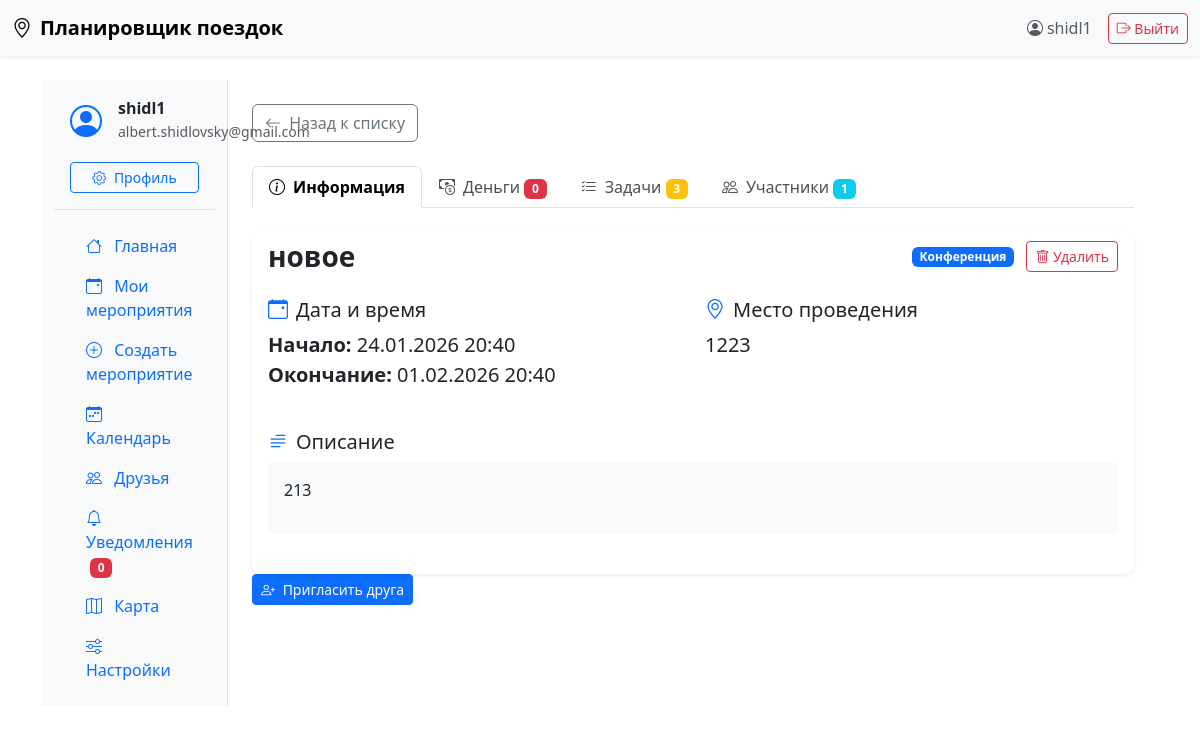
Screenshot of /events/16/ (signed in) with the database file from the repository.
### trips/models.py (models this page shows, shortened)
class Event(models.Model):
    EVENT_TYPES = [
        ('meeting', 'Встреча'),
        ('party', 'Вечеринка'),
        ('conference', 'Конференция'),
        ('training', 'Тренинг'),
        ('other', 'Другое'),
    ]
    LOCATION_TYPES = [
        ('address', 'Адрес'),
        ('online', 'Онлайн'),
        ('map', 'Точка на карте'),
    ]
    user = models.ForeignKey(User, on_delete=models.CASCADE, verbose_name='Пользователь')
    title = models.CharField(max_length=200, verbose_name='Название')
    description = models.TextField(blank=True, verbose_name='Описание')
    event_type = models.CharField(max_length=20, choices=EVENT_TYPES, default='meeting', verbose_name='Тип')
    start_datetime = models.DateTimeField(verbose_name='Дата и время начала')
    end_datetime = models.DateTimeField(null=True, blank=True, verbose_name='Дата и время окончания')
    location_type = models.CharField(max_length=10, choices=LOCATION_TYPES, default='address', verbose_name='Тип места')
    address = models.CharField(max_length=500, blank=True, verbose_name='Адрес')
    online_link = models.URLField(blank=True, verbose_name='Онлайн-ссылка')
    latitude = models.FloatField(null=True, blank=True, verbose_name='Широта')
    longitude = models.FloatField(null=True, blank=True, verbose_name='Долгота')
    created_at = models.DateTimeField(auto_now_add=True, verbose_name='Создано')
    updated_at = models.DateTimeField(auto_now=True, verbose_name='Обновлено')
    is_active = models.BooleanField(default=True, verbose_name='Активно')
    class Meta:
        ordering = ['-start_datetime']
        verbose_name = 'Мероприятие'
        verbose_name_plural = 'Мероприятия'
    def get_location_display(self):
        if self.location_type == 'address':
            return self.address
        elif self.location_type == 'online':
            return f"Онлайн: {self.online_link}"
        elif self.location_type == 'map':
            return f"Точка на карте: {self.address}"
        return "Место не указано"

### trips/views.py (the view, shortened to what this page needs)
# urls.py: path('events/<int:event_id>/', event_detail_view, name='event_detail'),
@login_required
def event_detail_view(request, event_id):
    from trips.models import Event, EventParticipant
    from django.shortcuts import get_object_or_404, render
    try:
        event = get_object_or_404(Event, id=event_id, is_active=True)
        can_access = False
        if event.user == request.user:
            can_access = True
        elif EventParticipant.objects.filter(event=event, user=request.user,
                                             status__in=['accepted', 'confirmed']).exists():
            can_access = True
        elif EventParticipant.objects.filter(event=event, user=request.user, status='invited').exists():
            can_access = True
        if not can_access:
            return render(request, 'event_detail.html', {
                'error': 'У вас нет доступа к этому мероприятию',
                'event_id': event_id
            })
        participants = EventParticipant.objects.filter(event=event).select_related('user', 'invited_by')
        user_role = 'guest'
        user_participant = None
        if event.user == request.user:
            user_role = 'organizer'
        else:
            user_participant = EventParticipant.objects.filter(event=event, user=request.user).first()
            if user_participant:
                user_role = user_participant.status  # invited, accepted, etc.
        map_data = None
        return render(request, 'event_detail.html', {
            'event': event,
            'participants': participants,
            'map_data': map_data,
            'user_role': user_role,
            'user_participant': user_participant,
            'can_edit': event.user == request.user,  # Только организатор может редактировать
        })
    except Event.DoesNotExist:
        return render(request, 'event_detail.html', {
            'error': 'Мероприятие не найдено или удалено',
            'event_id': event_id
        })

### templates/event_detail.html (shortened to what this page needs)
{% extends 'base.html' %}
{% load static %}
{% block content %}
<div class="container-fluid">
    <div class="row">
        <div class="col-lg-2 col-md-3 sidebar bg-light border-end">
            <div class="profile-section p-3 border-bottom">
                <div class="d-flex align-items-center">
                    <div class="avatar me-3">
                        <i class="bi bi-person-circle fs-2 text-primary"></i>
                    </div>
                    <div>
                        <h6 class="mb-0 fw-bold">{{ user.username }}</h6>
                        <small class="text-muted">{{ user.email|default:"Email не указан" }}</small>
                    </div>
                </div>
                <a href="{% url 'profile' %}" class="btn btn-sm btn-outline-primary w-100 mt-3">
                    <i class="bi bi-gear me-1"></i> Профиль
                </a>
            </div>
            <nav class="nav flex-column p-3">
                <a class="nav-link" href="{% url 'main' %}">
                    <i class="bi bi-house me-2"></i> Главная
                </a>
                <a class="nav-link" href="{% url 'my_events' %}">
                    <i class="bi bi-calendar-event me-2"></i> Мои мероприятия
                </a>
                <a class="nav-link" href="{% url 'create_event' %}">
                    <i class="bi bi-plus-circle me-2"></i> Создать мероприятие
                </a>
                <a class="nav-link" href="{% url 'calendar' %}">
                    <i class="bi bi-calendar-week me-2"></i> Календарь
                </a>
                <a class="nav-link" href="{% url 'friends' %}">
                    <i class="bi bi-people me-2"></i> Друзья
                </a>
                <a class="nav-link" href="{% url 'notifications' %}">
        <i class="bi bi-bell me-2"></i> Уведомления
        <span class="badge bg-danger ms-1" id="globalUnreadCount">0</span>
    </a>
                <a class="nav-link" href="{% url 'map' %}">
                    <i class="bi bi-map me-2"></i> Карта
                </a>
                <a class="nav-link" href="{% url 'settings' %}">
                    <i class="bi bi-sliders me-2"></i> Настройки
                </a>
            </nav>
        </div>
        <div class="col-lg-10 col-md-9 p-4" data-event-id="{{ event.id }}">
            <div class="mb-4">
                <a href="{% url 'my_events' %}" class="btn btn-outline-secondary">
                    <i class="bi bi-arrow-left me-1"></i> Назад к списку
                </a>
            </div>
            {% if error %}
                <div class="alert alert-danger">
                    <i class="bi bi-exclamation-triangle me-2"></i>
                    {{ error }}
                </div>
                <a href="{% url 'my_events' %}" class="btn btn-primary mt-3">
                    <i class="bi bi-arrow-left me-1"></i> Вернуться к мероприятиям
                </a>
            {% else %}
                <ul class="nav nav-tabs mb-4" id="eventTabs" role="tablist">
                    <li class="nav-item" role="presentation">
                        <button class="nav-link active" id="info-tab" data-bs-toggle="tab"
                                data-bs-target="#info" type="button" role="tab">
                            <i class="bi bi-info-circle me-2"></i>Информация
                        </button>
                    </li>
                    <li class="nav-item" role="presentation">
                        <button class="nav-link" id="money-tab" data-bs-toggle="tab"
                                data-bs-target="#money" type="button" role="tab">
                            <i class="bi bi-cash-coin me-2"></i>Деньги
                            <span class="badge bg-danger" id="expensesCount">0</span>
                        </button>
                    </li>
                    <li class="nav-item" role="presentation">
                        <button class="nav-link" id="tasks-tab" data-bs-toggle="tab"
                                data-bs-target="#tasks" type="button" role="tab">
                            <i class="bi bi-list-check me-2"></i>Задачи
                            <span class="badge bg-warning" id="tasksCount">0</span>
                        </button>
                    </li>
                    <li class="nav-item" role="presentation">
                        <button class="nav-link" id="participants-tab" data-bs-toggle="tab"
                                data-bs-target="#participants" type="button" role="tab">
                            <i class="bi bi-people me-2"></i>Участники
                            <span class="badge bg-info" id="participantsCount">1</span>
                        </button>
                    </li>
                </ul>
                <div class="tab-content" id="eventTabsContent">
                    <div class="tab-pane fade show active" id="info" role="tabpanel">
                        {% include 'social/partials/event_info.html' %}
                    </div>
                <button class="btn btn-primary btn-sm" id="addParticipantBtn">
    <i class="bi bi-person-plus me-1"></i> Пригласить друга
</button>
                </div>
            {% endif %}
        </div>
    </div>
</div>
{% endblock %}

### templates/base.html (shortened to what this page needs)
{% load static %}
<!DOCTYPE html>
<html lang="ru">
<head>
    <link href="https://cdn.jsdelivr.net/npm/bootstrap@5.3.0/dist/css/bootstrap.min.css" rel="stylesheet"
>
    <link rel="stylesheet" href="https://cdn.jsdelivr.net/npm/bootstrap-icons@1.10.0/font/bootstrap-icons.css">
    <link rel="stylesheet" href="https://cdn.jsdelivr.net/npm/sweetalert2@11/dist/sweetalert2.min.css">
</head>
<body>
    <header>
        <nav class="navbar navbar-light bg-light shadow-sm">
            <div class="container-fluid">
                <a class="navbar-brand fw-bold" href="{% url 'main' %}">
                    <i class="bi bi-geo-alt me-2"></i>Планировщик поездок
                </a>
                <div class="d-flex align-items-center">
                    {% if user.is_authenticated %}
                        <span class="me-3 text-muted">
                            <i class="bi bi-person-circle me-1"></i>{{ user.username }}
                        </span>
                        <a href="{% url 'logout' %}" class="btn btn-outline-danger btn-sm">
                            <i class="bi bi-box-arrow-right"></i> Выйти
                        </a>
                    {% endif %}
                </div>
            </div>
        </nav>
    </header>
    <main role="main" class="container mt-4">
        {% block content %}{% endblock %}
    </main>
</body>
</html>

### templates/social/partials/event_info.html (shortened to what this page needs)
<div class="card border-0 shadow-sm">
    <div class="card-header bg-white border-0">
        <div class="d-flex justify-content-between align-items-center">
            <h1 class="h3 fw-bold mb-0">{{ event.title }}</h1>
            <div>
                <span class="badge bg-primary me-2">{{ event.get_event_type_display }}</span>
                <button class="btn btn-sm btn-outline-danger" id="deleteEventBtn">
                    <i class="bi bi-trash"></i> Удалить
                </button>
            </div>
        </div>
    </div>
    <div class="card-body">
        <div class="row mb-4">
            <div class="col-md-6">
                <h5><i class="bi bi-calendar-event text-primary me-2"></i>Дата и время</h5>
                <p class="fs-5">
                    <strong>Начало:</strong> {{ event.start_datetime|date:"d.m.Y H:i" }}<br>
                    {% if event.end_datetime %}
                    <strong>Окончание:</strong> {{ event.end_datetime|date:"d.m.Y H:i" }}
                    {% endif %}
                </p>
            </div>
            <div class="col-md-6">
                <h5><i class="bi bi-geo-alt text-primary me-2"></i>Место проведения</h5>
                <p class="fs-5">{{ event.get_location_display }}</p>
            </div>
        </div>
        <div class="mb-4">
            <h5><i class="bi bi-text-paragraph text-primary me-2"></i>Описание</h5>
            <div class="p-3 bg-light rounded">
                {{ event.description|default:"Описание отсутствует"|linebreaks }}
            </div>
        </div>
    </div>
</div>

### templates/event_detail.html (style rules this page uses)
.avatar { width: 50px; height: 50px; display: flex; align-items: center; justify-content: center; background-color: #f8f9fa; border-radius: 50%; }
.nav-tabs .nav-link { color: #495057; font-weight: 500; }
.nav-tabs .nav-link.active { font-weight: 600; }
.tab-pane .card { border-radius: 10px; }
.btn-primary { transition: all 0.2s ease; }

### rows the page displays
Event: title "новое", event_type "Конференция", start_datetime "24.01.2026 20:40", end_datetime "01.02.2026 20:40", location "1223", description "213"

### other values shown
{{ user.username }} "shidl1"
{{ user.email|default:"Email не указан" }} "albert.shidlovsky@gmail.com"
